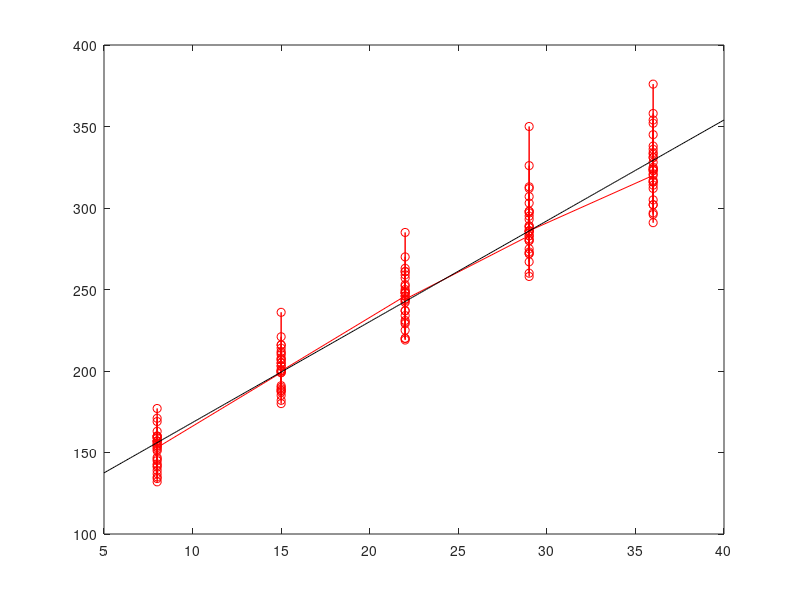

This figure's MATLAB source:
	close all
    clear all

ratwei =[     151, 199, 246, 283, 320; ...
							 145, 199, 249, 293, 354;...
							 147, 214, 263, 312, 328;...
							 155, 200, 237, 272, 297;...
							 135, 188, 230, 280, 323;...
							 159, 210, 252, 298, 331;...
							 141, 189, 231, 275, 305;...
							 159, 201, 248, 297, 338;...
							 177, 236, 285, 350, 376;...
							 134, 182, 220, 260, 296;...
							 160, 208, 261, 313, 352;...
							 143, 188, 220, 273, 314;...
							 154, 200, 244, 289, 325;...
							 171, 221, 270, 326, 358;...
							 163, 216, 242, 281, 312;...
							 160, 207, 248, 288, 324;...
							 142, 187, 234, 280, 316;...
							 156, 203, 243, 283, 317;...
							 157, 212, 259, 307, 336;...
							 152, 203, 246, 286, 321;...
							 154, 205, 253, 298, 334;...
							 139, 190, 225, 267, 302;...
							 146, 191, 229, 272, 302;...
							 157, 211, 250, 285, 323;...
							 132, 185, 237, 286, 331;...
							 160, 207, 257, 303, 345;...
							 169, 216, 261, 295, 333;...
							 157, 205, 248, 289, 316;...
							 137, 180, 219, 258, 291;...
							 153, 200, 244, 286, 324];
                         
                    %    times=[8.0, 15.0, 22.0, 29.0, 36.0]
                times = [8 * ones(30,1)  15 * ones(30,1) 22 * ones(30,1)  ...
                               29 * ones(30,1)  36 * ones(30,1)];
                           timess = times(:);
                           X = [ones(size(timess)) timess]; 
                           ratweii = ratwei(:);
                           [b, sb, res, stats]=regress(ratweii, X)
                           
                           plot(timess, ratweii, 'ro-')
                           hold on
                           reg = @(x) b(1) + b(2) * x;
                           plot( (5:0.1:40),reg(5:0.1:40),'k-')
                           
                           